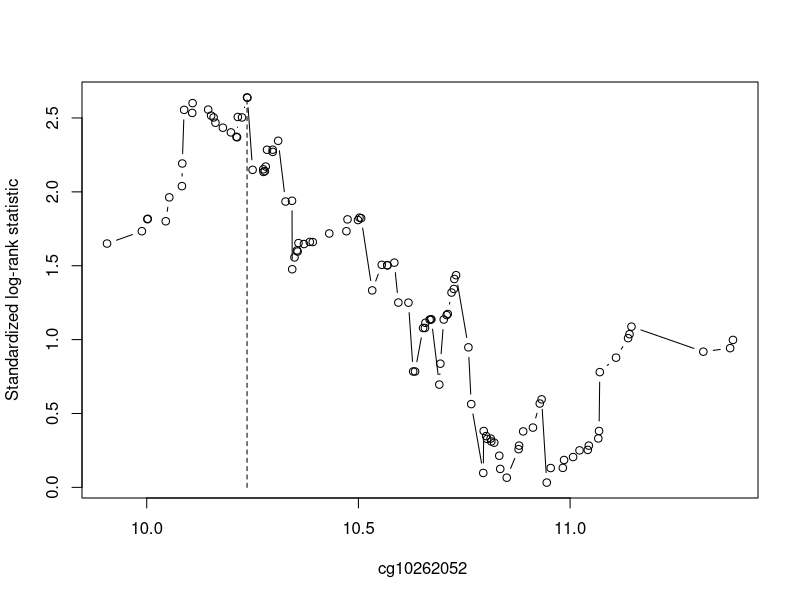
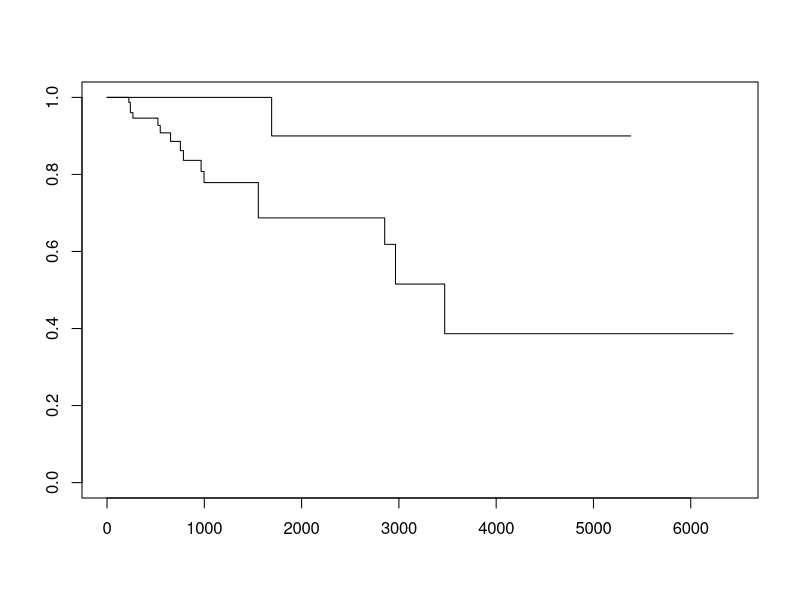

These figures' R source, in order: (Note: this script raises an error after producing the figures.)
## ---- chunk 1
library(survival)
library(ggplot2)
library(survminer)
library(grid)
library(mvtnorm)
library(stats4)
library(modeltools)
library(zoo)
library(strucchange)
library(sandwich)
library(party)
library(maxstat)

#generate OS of COPS5
setwd("~/jab1_cops5")
methy<-read.table("OS_COPS5.txt",header=TRUE)
stat <- maxstat.test(Surv(OS, OS_IND)~cg10262052, data=methy, smethod="LogRank", pmethod="exactGauss", abseps=0.01)
stat
plot(stat)#出来cutpoint， 代入下面一行的值
methygroup = ifelse(methy$cg10262052<=10.237, 0, 1)
methygroup = factor(methygroup)
levels(methygroup) = c("below 10.237", "above 10.237")
fit <- survfit(Surv(OS, OS_IND) ~ methygroup, data=methy)
fit
plot(fit)
survdiff(Surv(OS, OS_IND)~methygroup, data=methy)
out=coxph(Surv(OS, OS_IND)~methygroup, data=methy)
out
ggsurvplot(fit, pval=TRUE, legent.title="cg10262052",
           legend.labs=c("below cut-point", "above cut-point"),
           xlab="Time(days)", break.time.by=1000, main="TCGA LAML hMethyl 450 - cg10262052",
           legend="right", palette=c("#00BFC4", "#F8766D"))


#generate RFS of COPS5
methy<-read.table("RFS_COPS5.txt",header=TRUE)
stat <- maxstat.test(Surv(OS, OS_IND)~cg10262052, data=methy, smethod="LogRank", pmethod="exactGauss", abseps=0.01)
stat
plot(stat)#出来cutpoint， 代入下面一行的值
methygroup = ifelse(methy$cg10262052<=10.796, 0, 1)
methygroup = factor(methygroup)
levels(methygroup) = c("below 10.796", "above 10.796")
fit <- survfit(Surv(OS, OS_IND) ~ methygroup, data=methy)
fit
plot(fit)
survdiff(Surv(OS, OS_IND)~methygroup, data=methy)
out=coxph(Surv(OS, OS_IND)~methygroup, data=methy)
out
ggsurvplot(fit, pval=TRUE, legent.title="cg10262052",
           legend.labs=c("below cut-point", "above cut-point"),
           xlab="Time(days)", break.time.by=1000, main="TCGA LAML hMethyl 450 - cg10262052",
           legend="right", palette=c("#00BFC4", "#F8766D"))
